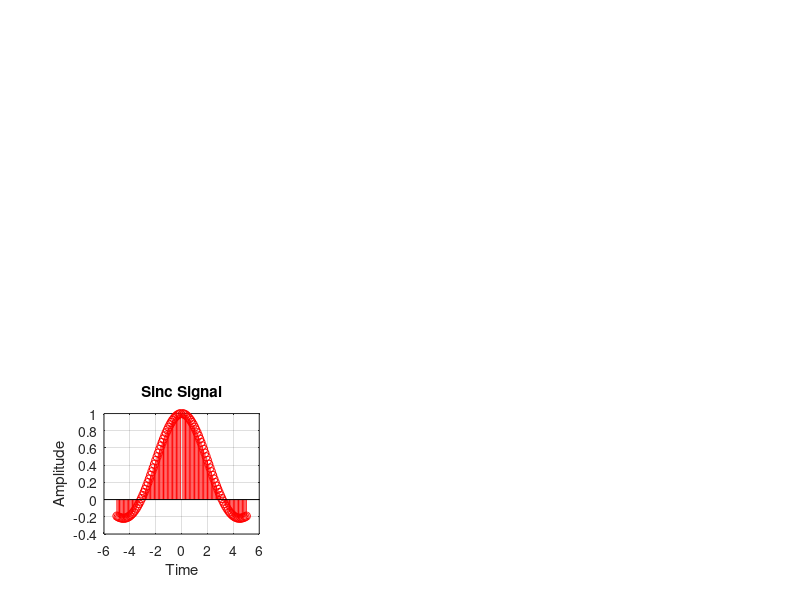

MATLAB code to generate this figure:
% SINC SIGNAL (=1 when t=0; =sin(t)/t when t≠0)
t=-5:0.1:5;
x1=1;
x2=(sin(t)./t);
x=x1.*(t==0)+x2.*(t~=0);
subplot(3,3,7);
stem(t,x,'r');
xlabel('Time');
ylabel('Amplitude');
title('Sinc Signal');
grid on;
